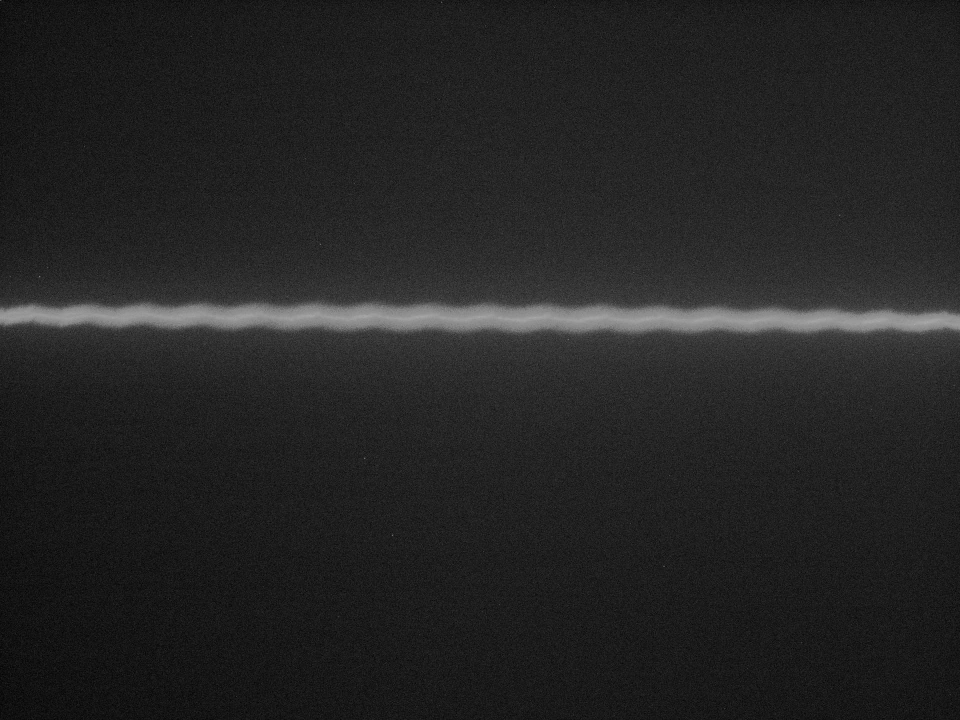
%> input picture 201203 xSCA Streak Camera Reading/Streak1.png, 1920 x 1440 px (shown at 1/2 size)
$ octave streakCamImageRead.m   (GNU Octave 9; MATLAB toolbox functions it lacks are replaced by stand-ins)
%> lines starting %> are read from the running program, lines starting %| are printed output that depends on the picture
fileID='streak1.png';
%imshow(fileID);
imgArray=imread(fileID);
%> imgArray is the input picture: size 1440x1920x3 uint8; min 0, max 204, mean 36.4
imgArray=rgb2gray(imgArray);
%> imgArray: size 1440x1920 uint8

xIndex=transpose(1:length(imgArray(1,:)));
%> xIndex = 1920 values from 1 to 1920
xLength=length(xIndex);
%> xLength = 1920
%at this point, we would multiply xLength by the calibration factor for
%distance/convert from distance to time
yIndex=1:length(imgArray(:,1));
%> yIndex = 1440 values from 1 to 1440
yLength=length(yIndex);
%> yLength = 1440

%%

traceYindex=zeros(xLength,1);
maxYindex=cell(xLength,1);

for n=1:xLength
   ySlice=imgArray(:,n);
   maxY=max(ySlice);
   maxYindex{n}=find(ySlice==maxY);

%    if length(maxYindex)==1
%        traceYindex(n)=maxYindex(n);
%    else
       traceYindex(n)=mean(maxYindex{n});
%    end

end
%> this loop made 1920 passes
%> maxY on passes 1 to 3: 158, 156, 155
%> after the loop, maxYindex = 1920 items; traceYindex = 1920 values, max 1071 at index 786, min 5 at index 884, mean 637.3
%at this point we would multiply traceYindex by the calibration factor for
%Field strength per pixel (index and pixel are interchangeable here)
%%
%attempt to clean up weird spikes
yMaxNormal=fitdist(traceYindex,'Normal');

for n=1:length(traceYindex)
   if (traceYindex(n)<yMaxNormal.mu-yMaxNormal.sigma)||(traceYindex(n)>yMaxNormal.mu+yMaxNormal.sigma)
    traceYindex(n)=mean([traceYindex(n-1),traceYindex(n+1)]);
   end
end
%> after the loop, traceYindex = 1920 values, max 652.5 at index 1828, min 623 at index 523, mean 637.5
traceYindexSmoothed=smooth(traceYindex,0.02); %play around with smoothing percentage (second number)
%> traceYindexSmoothed has the same summary as traceYindex

%going to try to fit only the middle fifty percent of points b/c it looks
%shitty at the edges of the image
lineFit=polyfit(xIndex(floor(length(xIndex)/4):length(xIndex)-floor(length(xIndex)/4)),traceYindexSmoothed(floor(length(xIndex)/4):length(xIndex)-floor(length(xIndex)/4)),1);
%> lineFit = [0.00745 629.5]


slope=lineFit(1);
%> slope = 0.00745
yInt=lineFit(2);
%> yInt = 629.5
yFit=yInt+slope*xIndex;
%> yFit = 1920 values from 629.5 to 643.8

figure()
plot(xIndex,traceYindexSmoothed);
hold on
plot(xIndex,yFit);
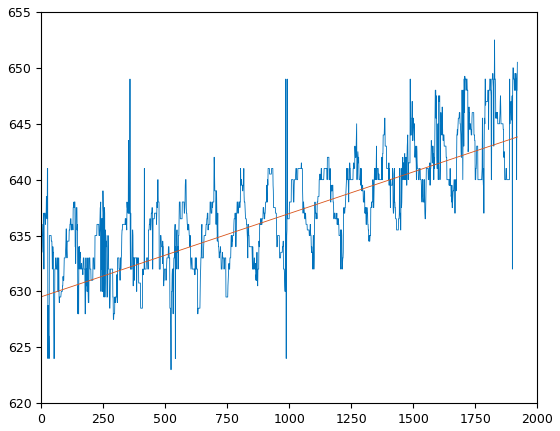
%> figure redrawn from the program's plot data; curve peaks at x = 1828, y = 652.5; curve peaks at x = 1920, y = 643.8

traceYindexSmoothedCentered=traceYindexSmoothed-yInt;
%> traceYindexSmoothedCentered = 1920 values, max 22.98 at index 1828, min -6.52 at index 523, mean 7.97
theta=-atand(slope);
%> theta = -0.427
%%
%coordinate transformation so data doesn't look like x*sin(x), but just
%sin(x) centered around y=0
yIndexTrans=zeros(length(traceYindexSmoothed),1);
xIndexTrans=yIndexTrans;
%> xIndexTrans = 1920 values from 0 to 0
for n=1:length(traceYindexSmoothed)
    % x'=x*cos-y*sin
    % y'=x*sin+y*xos
    xIndexTrans(n)=xIndex(n)*cosd(theta)-traceYindexSmoothedCentered(n)*sind(theta);
    yIndexTrans(n)=xIndex(n)*sind(theta)+traceYindexSmoothedCentered(n)*cosd(theta);

    %or this way
    %xIndexTrans(n)=xIndex(n);
    %yIndexTrans(n)=traceYindexSmoothedCentered(n)-slope*xIndex(n);
end
%> after the loop, xIndexTrans = 1920 values from 1.05 to 1920.1; yIndexTrans = 1920 values, max 16.81 at index 358, min -12.88 at index 988, mean 0.816

%%
%going to trim ends off of transformed data before I try to fit to sine
xTrim=xIndexTrans(floor(length(xIndex)/4):length(xIndex)-floor(length(xIndex)/4));
%> xTrim = 961 values from 480 to 1440
yTrim=yIndexTrans(floor(length(xIndex)/4):length(xIndex)-floor(length(xIndex)/4));
%> yTrim = 961 values, max 12.14 at index 507, min -12.88 at index 509, mean -2.97e-13

%find zero crossings - maybe do this before we trim ends off
indexZeroXing=zeros(length(yTrim),1);%saves indeces to the left of each zero Xing
cnt=1;
for n=1:length(yTrim)-1
    if (yTrim(n+1)/yTrim(n)<0)
        indexZeroXing(cnt)=n;
        cnt=cnt+1;
    end
end
%> after the loop, cnt = 67; indexZeroXing = 961 values, max 945 at index 66, min 0 at index 67, mean 31.44

indexZeroXing=indexZeroXing(1:cnt-1);
%> indexZeroXing = 66 values from 1 to 945
guessP=2*mean(diff(indexZeroXing));
%> guessP = 29.05
guessA=(max(yTrim)-min(yTrim))/2;
%> guessA = 12.51
guessPhi=indexZeroXing(1);
%> guessPhi = 1
guessY0=0;

% customSinFit=fittype('A*sin((2*pi*x/P)-phi)+y0','coefficients',{'A','P','phi','y0'});
%> (the run ends here)
